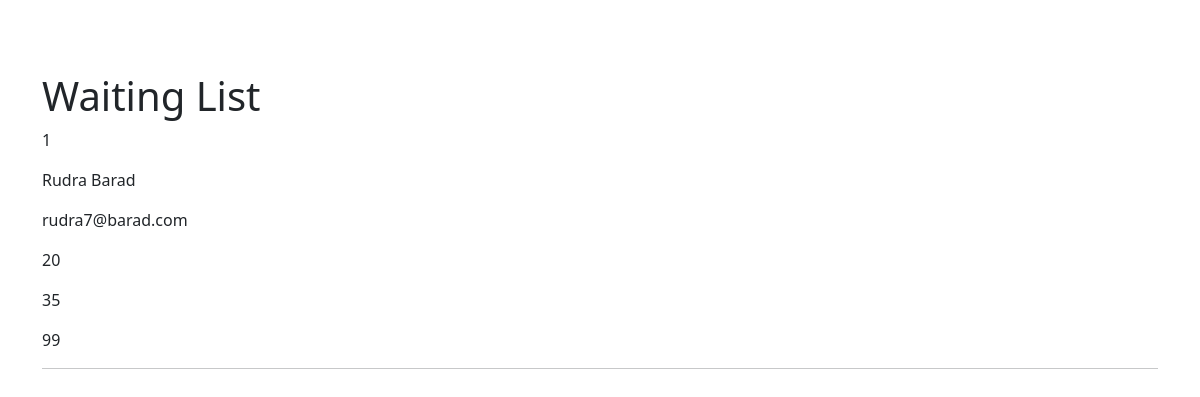
Before: /status/ (signed in) with the older database file.
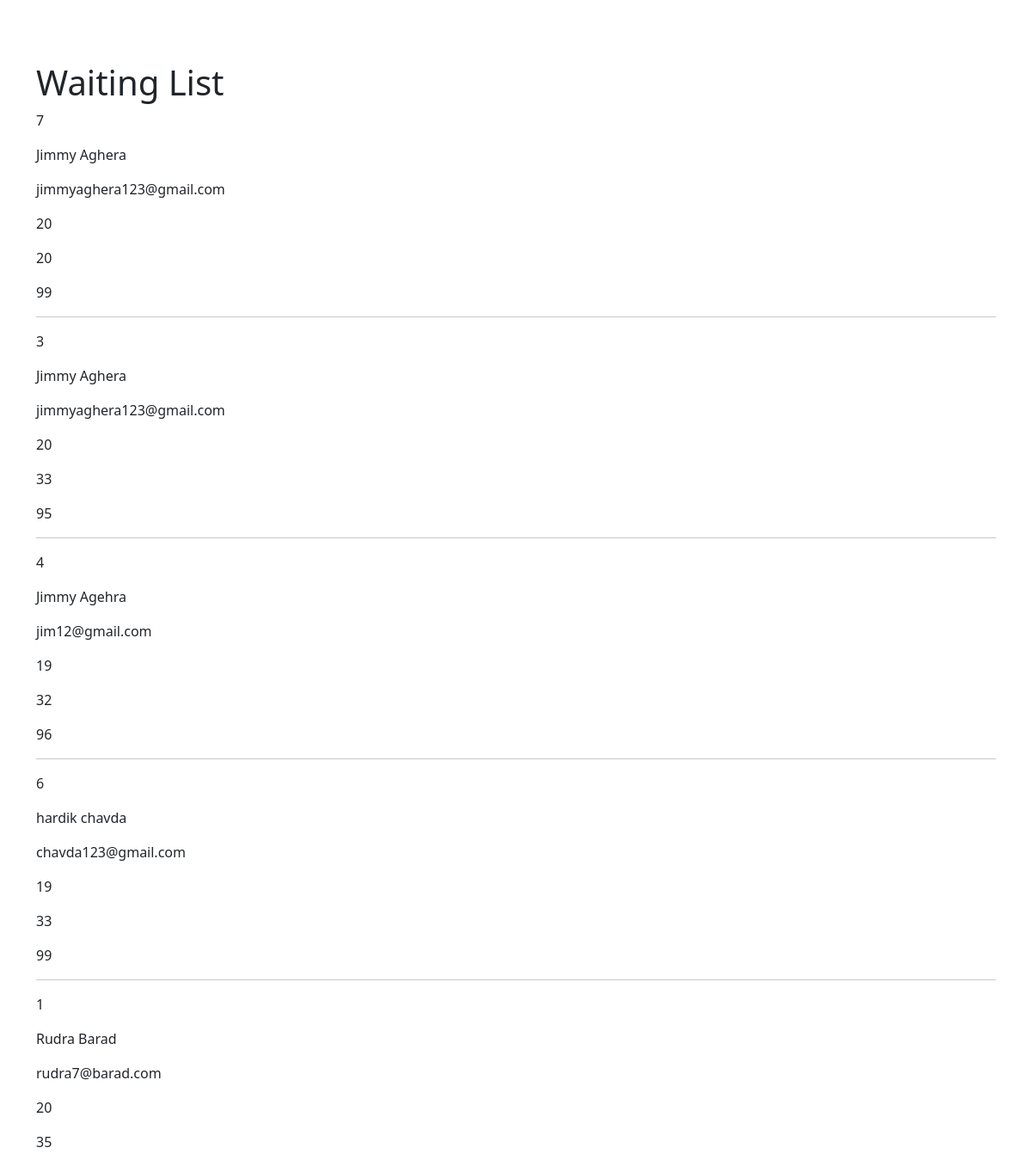
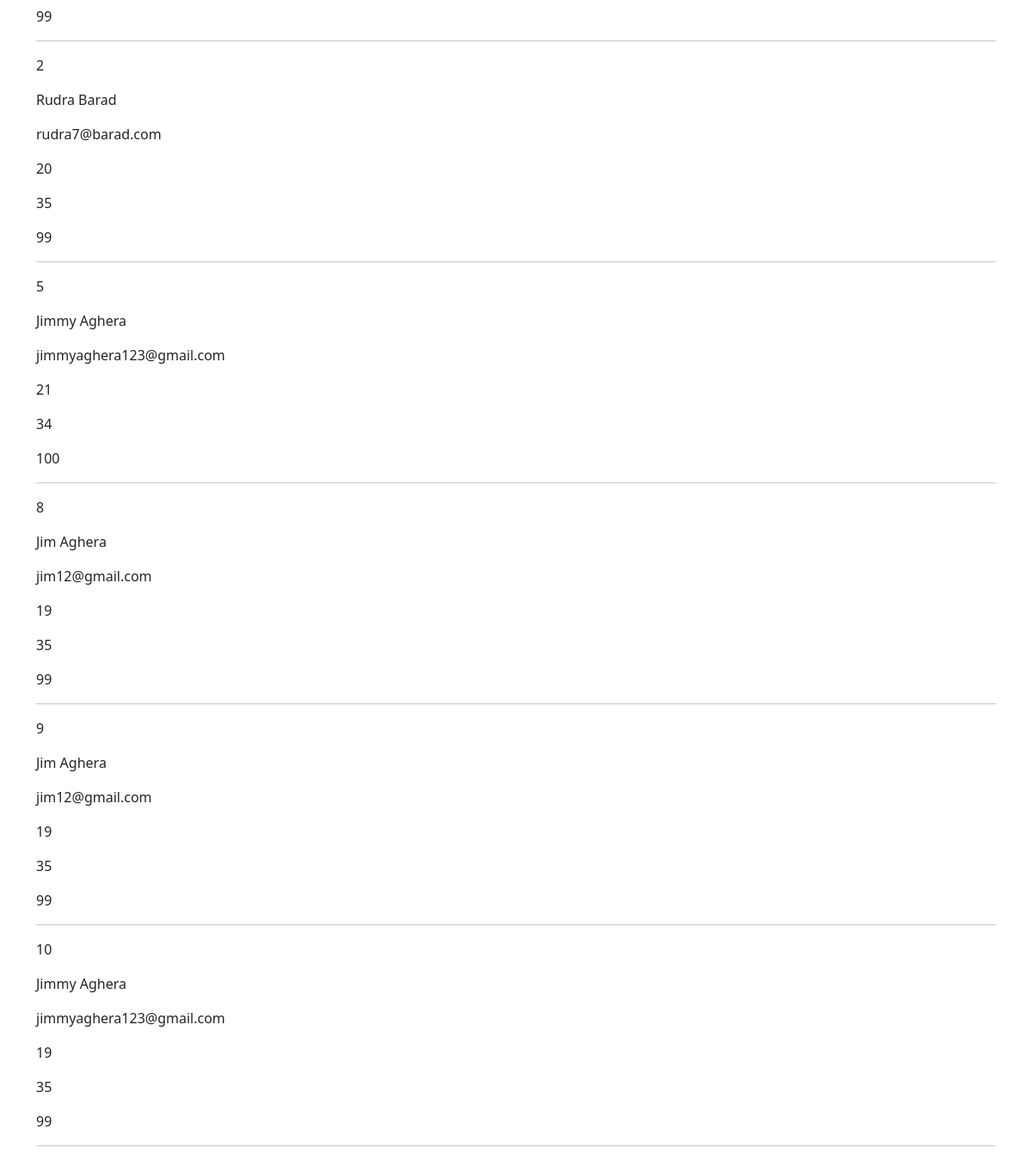
After: the same page with the newer database file (2 pictures, top to bottom).
### bed/models.py (models this page shows, shortened)
class Register(models.Model):
    fname = models.CharField(max_length=300)
    lname = models.CharField(max_length=300)
    email = models.EmailField()
    mobile = models.IntegerField()
    age = models.IntegerField()
    ct = models.PositiveIntegerField()
    oxy = models.PositiveIntegerField()
    oc = models.PositiveIntegerField(default=135)
    def __str__(self):
        return self.fname + ' ' + self.lname

### bed/views.py (the view)
# urls.py: path('status/', views.status, name='status'),
@login_required(login_url='login')
def status(request):
    all_patient = Register.objects.all().order_by('oc')
    return render(request, 'status.html', {'all_patient': all_patient})

### templates/status.html
{% extends 'base.html' %}
{% block content %}
<h1>Waiting List</h1>
{% for patient in all_patient %}
<p>{{ patient.id }}</p>
<p>{{ patient }}</p>
<p>{{ patient.email }}</p>
<p>{{ patient.age }}</p>
<p>{{ patient.ct }}</p>
<p>{{ patient.oxy }}</p>
<hr>
{% endfor %}
{% endblock %}

### templates/base.html (shortened to what this page needs)
<!doctype html>
<html lang="en">
<head>
    <link href="https://cdn.jsdelivr.net/npm/bootstrap@5.0.0/dist/css/bootstrap.min.css" rel="stylesheet"
>
</head>
<body>
<br>
<div class="container">
    <br><br>
    {% block content %}
    {% endblock %}
</div>
</body>
</html>

Changed rows visible on the page:
added Register: id "7", fname+lname "Jimmy Aghera", email "jimmyaghera123@gmail.com", age "20", ct "20", oxy "99"
added Register: id "3", fname+lname "Jimmy Aghera", email "jimmyaghera123@gmail.com", age "20", ct "33", oxy "95"
added Register: id "4", fname+lname "Jimmy Agehra", email "jim12@gmail.com", age "19", ct "32", oxy "96"
added Register: id "6", fname+lname "hardik chavda", email "chavda123@gmail.com", age "19", ct "33", oxy "99"
added Register: id "2", fname+lname "Rudra Barad", email "rudra7@barad.com", age "20", ct "35", oxy "99"
added Register: id "5", fname+lname "Jimmy Aghera", email "jimmyaghera123@gmail.com", age "21", ct "34", oxy "100"
added Register: id "8", fname+lname "Jim Aghera", email "jim12@gmail.com", age "19", ct "35", oxy "99"
added Register: id "9", fname+lname "Jim Aghera", email "jim12@gmail.com", age "19", ct "35", oxy "99"
added Register: id "10", fname+lname "Jimmy Aghera", email "jimmyaghera123@gmail.com", age "19", ct "35", oxy "99"
